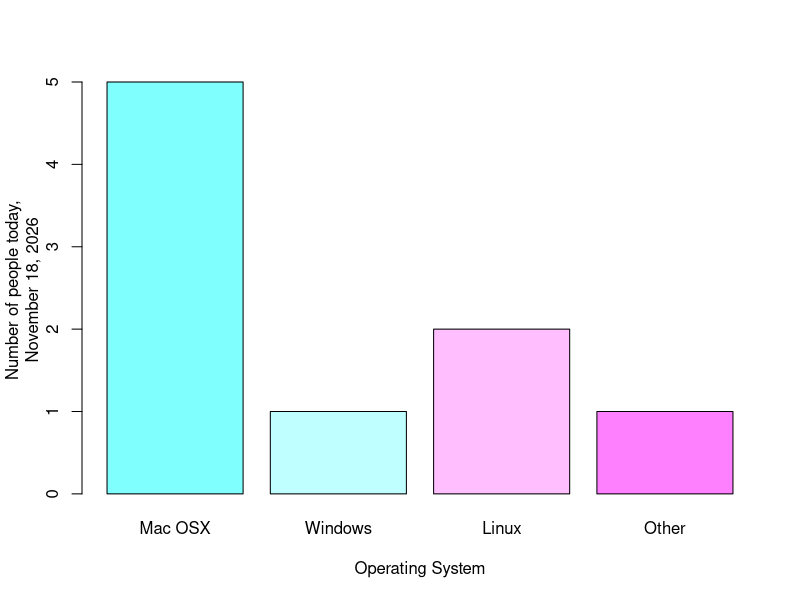

Write the R code that produced this figure.
## ---- chunk 1
Sys.setenv(presentation_base_directory = "/home/jacoblevernier/ownCloudDesktopSyncFolder/Documents/Files in Transit/Time_Travel_for_Academics_Git_Presentation") # Following http://yihui.name/knitr/demo/engines/, this is currently the only way to set variables that can be shared across non-R code chunks that are bash-based (for other engines, variables have to be written to files to be shared across code chunks, apparently).
## ---- chunk 2

data_to_process <- read.csv("Demographic_Data_of_Audience_Participants.csv")

# Create a nice plot. For color palettes, see http://www.r-bloggers.com/color-palettes-in-r/

barplot(
  data_to_process$Number_of_People, # Bar heights
  names.arg = data_to_process$Operating_System, # Labels
  col = cm.colors(4), # Colors
  main = NULL, # Main title
  xlab = "Operating System", # X label
  ylab = c("Number of people today,", format(Sys.Date(), format="%B %d, %Y")) # Y label.
)

